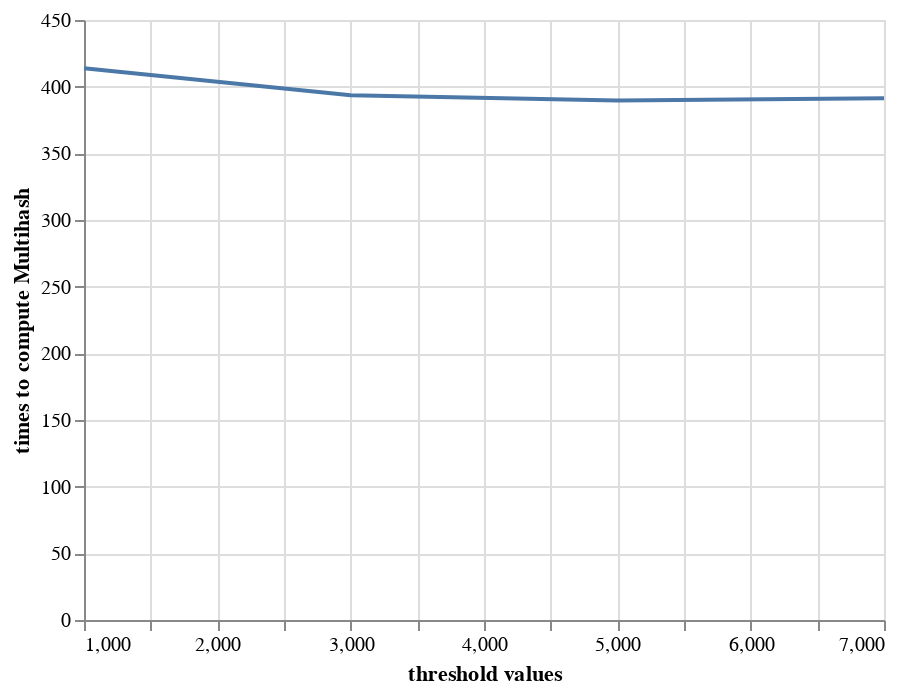

The notebook cell this image was saved under:
### Markdown cell above
## TIME VS THRESHOLD

### Code cell
x = [1000,3000,5000,7000]
y = times_MH
source = pd.DataFrame({
  'threshold values': x,
  'times to compute Multihash': y
})

alt.Chart(source).mark_line().encode(
    x='threshold values',
    y='times to compute Multihash'
)

### Figure 1 — Vega-Lite specification as saved in the notebook (floating-point values rounded to 4 significant figures)
{"config": {"view": {"continuousWidth": 400, "continuousHeight": 300}}, "data": {"name": "data-34cc6bfae549f18aacd9968e77d2009c"}, "mark": "line", "encoding": {"x": {"field": "threshold values", "type": "quantitative"}, "y": {"field": "times to compute Multihash", "type": "quantitative"}}, "$schema": "https://vega.github.io/schema/vega-lite/v4.17.0.json", "datasets": {"data-34cc6bfae549f18aacd9968e77d2009c": [{"threshold values": 1000, "times to compute Multihash": 413.9}, {"threshold values": 3000, "times to compute Multihash": 393.5}, {"threshold values": 5000, "times to compute Multihash": 389.6}, {"threshold values": 7000, "times to compute Multihash": 391.2}]}}
